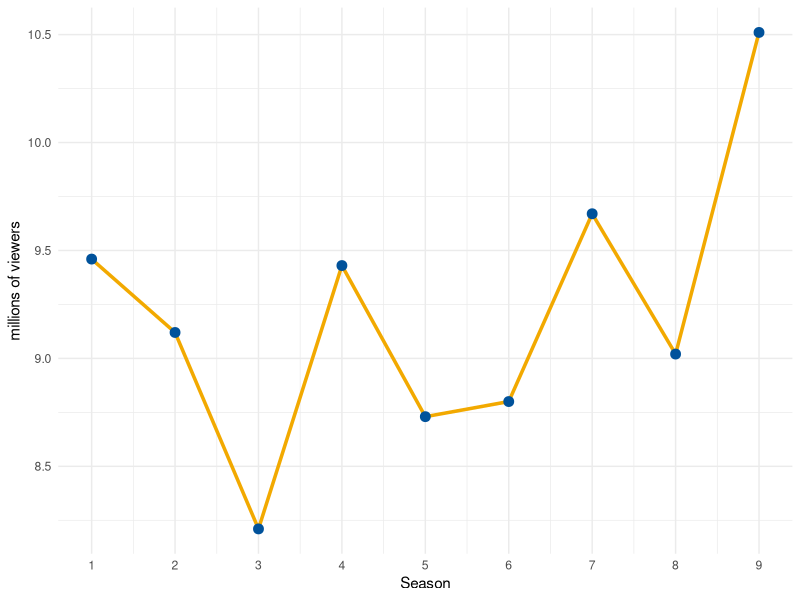
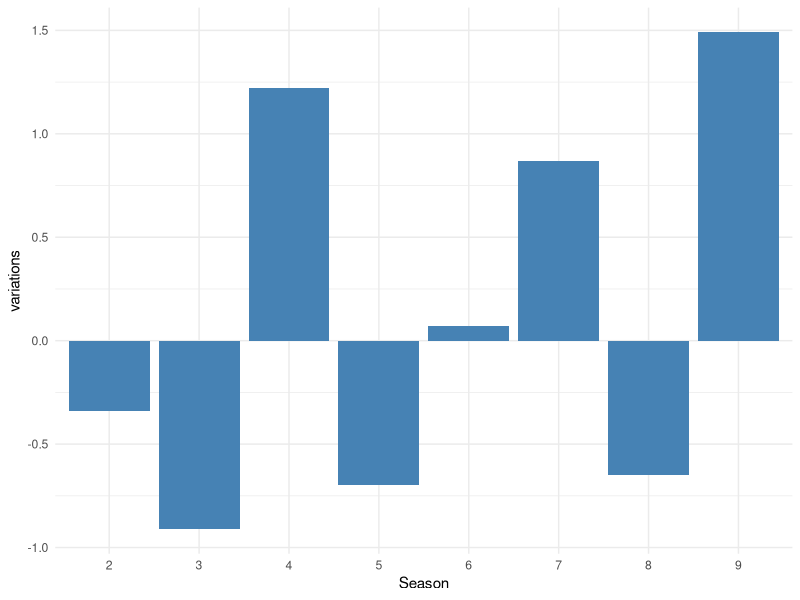

Source code (R) for these figures, in order:
## ---- chunk 1
#| label: setup-data 
#| include: false

library(ggplot2)
library(dplyr)

# Ufficial data from wikipedia
data <- data.frame(
  season = 1:9, 
  viewership = c(9.46, 9.12, 8.21, 9.43, 8.73, 8.80, 9.67, 9.02, 10.51)
)

data <- data %>%
  mutate(variation = viewership - lag(viewership))

# Compute some statistics
total_mean <-  round(mean(data$viewership), 2)
max <- max(data$viewership)
changes_3_4 <- round(data$viewership[4] - data$viewership[3], 2)

## ---- chunk 2
#| label: plot-trend
#| fig-cap: "Time trend graph for all the seasons"

ggplot(data, aes(x = season, y = viewership)) +
  geom_line(color = "#F2A900", linewidth = 1.2) + 
  geom_point(color = "#00529B", size = 3) +       
  theme_minimal() +
  scale_x_continuous(breaks = 1:9) +
  labs(x = "Season", y = "millions of viewers")
## ---- chunk 3
#| label: Plot-variations
#| fig-cap: "difference in viewership between the third and fourth seasons"

ggplot(data[!is.na(data$variation), ], aes(x = factor(season), y = variation)) +
  geom_col(fill = "steelblue") +
  theme_minimal() +
  labs(x = "Season", y = "variations")
